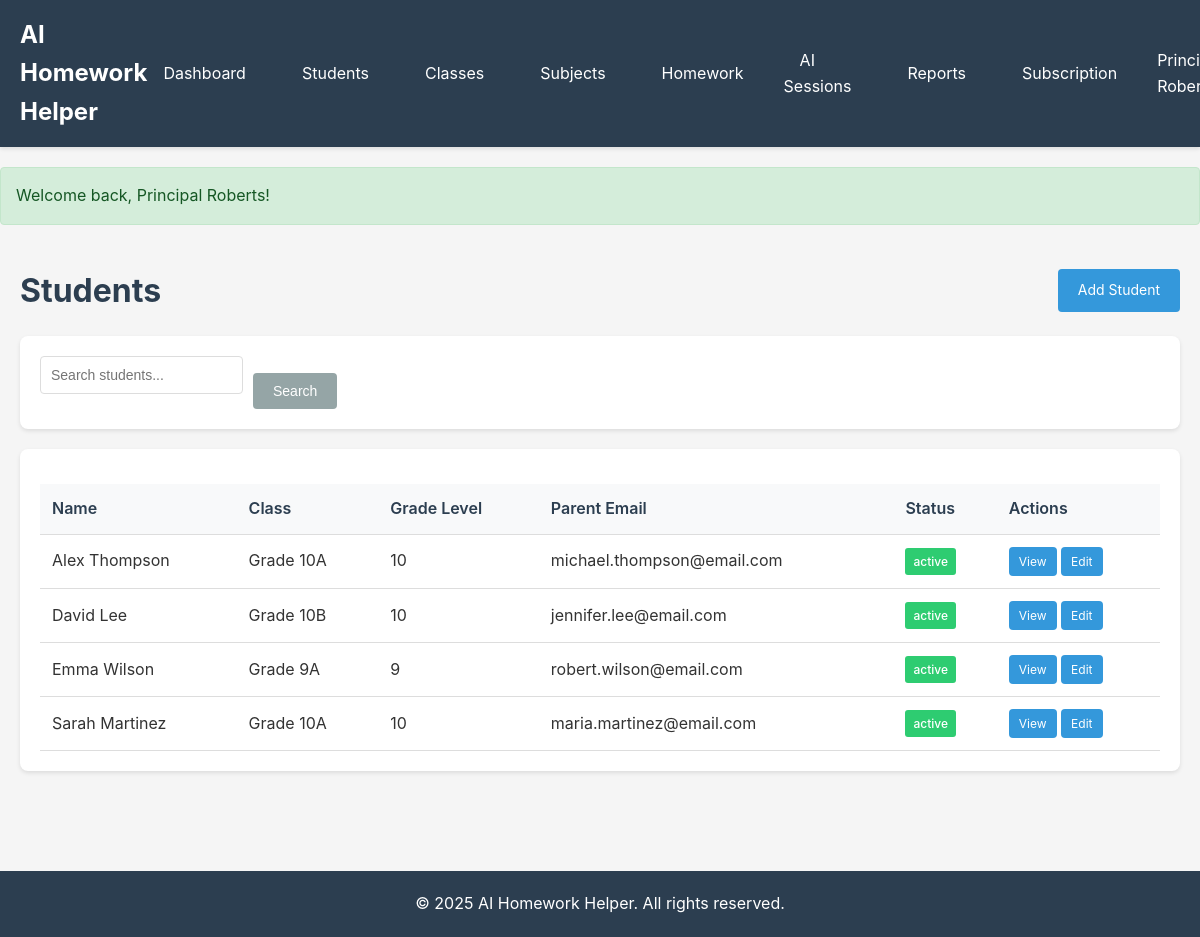
Page /students (signed in) on the committed database.
### tables this page shows
CREATE TABLE `students` (
  `id` INT(11) UNSIGNED NOT NULL AUTO_INCREMENT,
  `tenant_id` INT(11) UNSIGNED NOT NULL,
  `user_id` INT(11) UNSIGNED NULL,
  `class_id` INT(11) UNSIGNED NULL,
  `name` VARCHAR(255) NOT NULL,
  `email` VARCHAR(255) NULL,
  `grade_level` VARCHAR(50) NULL,
  `parent_name` VARCHAR(255) NULL,
  `parent_email` VARCHAR(255) NULL,
  `parent_phone` VARCHAR(50) NULL,
  `avatar` VARCHAR(255) NULL,
  `status` ENUM('active', 'inactive') NOT NULL DEFAULT 'active',
  `created_at` DATETIME NOT NULL DEFAULT CURRENT_TIMESTAMP,
  `updated_at` DATETIME NULL ON UPDATE CURRENT_TIMESTAMP,
  PRIMARY KEY (`id`),
  KEY `tenant_id` (`tenant_id`),
  KEY `user_id` (`user_id`),
  KEY `class_id` (`class_id`),
  KEY `status` (`status`),
  FOREIGN KEY (`tenant_id`) REFERENCES `tenants` (`id`) ON DELETE CASCADE,
  FOREIGN KEY (`user_id`) REFERENCES `users` (`id`) ON DELETE SET NULL,
  FOREIGN KEY (`class_id`) REFERENCES `classes` (`id`) ON DELETE SET NULL
);

CREATE TABLE `classes` (
  `id` INT(11) UNSIGNED NOT NULL AUTO_INCREMENT,
  `tenant_id` INT(11) UNSIGNED NOT NULL,
  `name` VARCHAR(255) NOT NULL,
  `grade_level` VARCHAR(50) NULL,
  `description` TEXT NULL,
  `status` ENUM('active', 'archived') NOT NULL DEFAULT 'active',
  `created_at` DATETIME NOT NULL DEFAULT CURRENT_TIMESTAMP,
  `updated_at` DATETIME NULL ON UPDATE CURRENT_TIMESTAMP,
  PRIMARY KEY (`id`),
  KEY `tenant_id` (`tenant_id`),
  KEY `status` (`status`),
  FOREIGN KEY (`tenant_id`) REFERENCES `tenants` (`id`) ON DELETE CASCADE
);

### app/controllers/StudentController.php (called while the page is built, shortened)
<?php
class StudentController extends Controller
{
    public function index()
    {
        $studentModel = $this->model('Student');
        $page = max(1, (int) $this->get('page', 1));
        $perPage = 20;
        $search = $this->get('search', '');
        $students = $studentModel->getWithPagination($perPage, ($page - 1) * $perPage, $search);
        $totalStudents = $search ? count($students) : $studentModel->count();
        $paginator = new Paginator($totalStudents, $perPage, $page);
        $data = [
            'students' => $students,
            'paginator' => $paginator,
            'search' => $search,
        ];
        $this->view('students/index', $data);
    }
}

### app/core/Router.php (called while the page is built, shortened)
<?php
class Router
{
    private $routes = [];
    private $method = 'index';
    private $params = [];
    public function add($method, $uri, $controller, $action)
    {
        $this->routes[] = [
            'method' => strtoupper($method),
            'uri' => $uri,
            'controller' => $controller,
            'action' => $action
        ];
    }
    public function dispatch()
    {
        $requestUri = $this->getUri();
        $requestMethod = $_SERVER['REQUEST_METHOD'];
        foreach ($this->routes as $route) {
            $pattern = $this->convertUriToRegex($route['uri']);
            if ($route['method'] === $requestMethod && preg_match($pattern, $requestUri, $matches)) {
                array_shift($matches);
                $this->method = $route['action'];
                $this->params = $matches;
                break;
            }
        }
        $this->execute();
    }
    private function execute()
    {
        $controllerInstance = new $this->controller();
        call_user_func_array([$controllerInstance, $this->method], $this->params);
    }
    private function getUri()
    {
        $uri = $_SERVER['REQUEST_URI'] ?? '/';
        $uri = strtok($uri, '?');
        return '/' . trim($uri, '/');
    }
    private function convertUriToRegex($uri)
    {
        $pattern = preg_replace('/\{([a-zA-Z0-9_]+)\}/', '([^/]+)', $uri);
        return '#^' . $pattern . '$#';
    }
}

### app/core/App.php (called while the page is built, shortened)
<?php
class App
{
    private $router;
    public function __construct()
    {
        $this->router = new Router();
    }
    public function run()
    {
        $this->router->dispatch();
    }
    private function loadRoutes()
    {
        $this->router->add('GET', '/', 'HomeController', 'index');
        $this->router->add('GET', '/login', 'AuthController', 'login');
        $this->router->add('POST', '/login', 'AuthController', 'loginPost');
        $this->router->add('GET', '/logout', 'AuthController', 'logout');
        $this->router->add('GET', '/register', 'AuthController', 'register');
        $this->router->add('POST', '/register', 'AuthController', 'registerPost');
        $this->router->add('GET', '/dashboard', 'DashboardController', 'index');
        $this->router->add('GET', '/students', 'StudentController', 'index');
        $this->router->add('GET', '/students/create', 'StudentController', 'create');
        $this->router->add('POST', '/students/create', 'StudentController', 'store');
        $this->router->add('GET', '/students/{id}', 'StudentController', 'show');
        $this->router->add('GET', '/students/{id}/edit', 'StudentController', 'edit');
        $this->router->add('POST', '/students/{id}/edit', 'StudentController', 'update');
        $this->router->add('POST', '/students/{id}/delete', 'StudentController', 'delete');
        $this->router->add('GET', '/teachers', 'TeacherController', 'index');
        $this->router->add('GET', '/teachers/create', 'TeacherController', 'create');
        $this->router->add('POST', '/teachers/create', 'TeacherController', 'store');
        $this->router->add('GET', '/teachers/{id}/edit', 'TeacherController', 'edit');
        $this->router->add('POST', '/teachers/{id}/edit', 'TeacherController', 'update');
        $this->router->add('POST', '/teachers/{id}/delete', 'TeacherController', 'delete');
        $this->router->add('GET', '/classes', 'ClassController', 'index');
        $this->router->add('GET', '/classes/create', 'ClassController', 'create');
        $this->router->add('POST', '/classes/create', 'ClassController', 'store');
        $this->router->add('GET', '/classes/{id}/edit', 'ClassController', 'edit');
        $this->router->add('POST', '/classes/{id}/edit', 'ClassController', 'update');
        $this->router->add('POST', '/classes/{id}/delete', 'ClassController', 'delete');
        $this->router->add('GET', '/subjects', 'SubjectController', 'index');
        $this->router->add('GET', '/subjects/create', 'SubjectController', 'create');
        $this->router->add('POST', '/subjects/create', 'SubjectController', 'store');
        $this->router->add('GET', '/subjects/{id}/edit', 'SubjectController', 'edit');
        $this->router->add('POST', '/subjects/{id}/edit', 'SubjectController', 'update');
        $this->router->add('POST', '/subjects/{id}/delete', 'SubjectController', 'delete');
        $this->router->add('GET', '/homework', 'HomeworkController', 'index');
        $this->router->add('GET', '/homework/create', 'HomeworkController', 'create');
        $this->router->add('POST', '/homework/create', 'HomeworkController', 'store');
        $this->router->add('GET', '/homework/{id}', 'HomeworkController', 'show');
        $this->router->add('POST', '/homework/{id}/ask-ai', 'HomeworkController', 'askAi');
        $this->router->add('POST', '/homework/{id}/status', 'HomeworkController', 'updateStatus');
        $this->router->add('POST', '/homework/{id}/delete', 'HomeworkController', 'delete');
        $this->router->add('GET', '/ai/sessions', 'AiController', 'sessions');
        $this->router->add('GET', '/ai/quiz/generate', 'AiController', 'generateQuiz');
        $this->router->add('POST', '/ai/quiz/generate', 'AiController', 'generateQuizPost');
        $this->router->add('GET', '/ai/quiz/{id}', 'AiController', 'showQuiz');
        $this->router->add('POST', '/ai/quiz/{id}/submit', 'AiController', 'submitQuiz');
        $this->router->add('GET', '/admin/subscription', 'SubscriptionController', 'index');
        $this->router->add('GET', '/admin/plans', 'SubscriptionController', 'plans');
        $this->router->add('POST', '/admin/subscription/change', 'SubscriptionController', 'changePlan');
        $this->router->add('GET', '/admin/billing', 'SubscriptionController', 'billing');
        $this->router->add('POST', '/admin/payment/simulate', 'SubscriptionController', 'simulatePayment');
        $this->router->add('GET', '/admin/tenants', 'TenantController', 'index');
        $this->router->add('GET', '/admin/tenants/create', 'TenantController', 'create');
        $this->router->add('POST', '/admin/tenants/create', 'TenantController', 'store');
        $this->router->add('GET', '/admin/tenants/{id}/edit', 'TenantController', 'edit');
        $this->router->add('POST', '/admin/tenants/{id}/edit', 'TenantController', 'update');
        $this->router->add('GET', '/admin/users', 'UserController', 'index');
        $this->router->add('GET', '/admin/users/create', 'UserController', 'create');
        $this->router->add('POST', '/admin/users/create', 'UserController', 'store');
        $this->router->add('GET', '/admin/users/{id}/edit', 'UserController', 'edit');
        $this->router->add('POST', '/admin/users/{id}/edit', 'UserController', 'update');
        $this->router->add('POST', '/admin/users/{id}/delete', 'UserController', 'delete');
        $this->router->add('GET', '/reports/homework', 'ReportController', 'homework');
        $this->router->add('GET', '/reports/performance', 'ReportController', 'performance');
        $this->router->add('GET', '/reports/usage', 'ReportController', 'usage');
        $this->router->add('POST', '/api/v1/homework/create', 'ApiController', 'createHomework');
        $this->router->add('GET', '/api/v1/homework/{id}', 'ApiController', 'getHomework');
    }
}

### public/index.php (called while the page is built, shortened)
<?php
require_once __DIR__ . '/../app/core/Database.php';
require_once __DIR__ . '/../app/core/Router.php';
require_once __DIR__ . '/../app/core/Controller.php';
require_once __DIR__ . '/../app/core/Model.php';
require_once __DIR__ . '/../app/core/App.php';
$app = new App();
$app->run();

### app/core/Database.php (called while the page is built, shortened)
<?php
class Database
{
    private static $instance = null;
    private $connection;
    private $host;
    private $dbname;
    private $username;
    private $password;
    private $charset;
    private function __construct()
    {
        $this->host = $_ENV['DB_HOST'] ?? 'localhost';
        $this->dbname = $_ENV['DB_NAME'] ?? 'ai_homework_helper';
        $this->username = $_ENV['DB_USER'] ?? 'root';
        $this->password = $_ENV['DB_PASS'] ?? '';
        $this->charset = 'utf8mb4';
    }
    public static function getInstance()
    {
        if (self::$instance === null) {
            self::$instance = new self();
        }
        return self::$instance;
    }
    private function connect()
    {
        $dsn = "mysql:host={$this->host};dbname={$this->dbname};charset={$this->charset}";
        $options = [
            PDO::ATTR_ERRMODE => PDO::ERRMODE_EXCEPTION,
            PDO::ATTR_DEFAULT_FETCH_MODE => PDO::FETCH_ASSOC,
            PDO::ATTR_EMULATE_PREPARES => false,
        ];
        try {
            $this->connection = new PDO($dsn, $this->username, $this->password, $options);
        } catch (PDOException $e) {
            die("Database connection failed: " . $e->getMessage());
        }
    }
    public function getConnection()
    {
        return $this->connection;
    }
}

### app/core/Model.php (called while the page is built, shortened)
<?php
class Model
{
    public function __construct()
    {
        $this->db = Database::getInstance()->getConnection();
    }
}

### app/models/Student.php (called while the page is built, shortened)
<?php
class Student extends Model
{
    protected $table = 'students';
    public function getWithPagination($limit = 20, $offset = 0, $search = '')
    {
        $sql = "SELECT s.*, c.name as class_name
                FROM {$this->table} s
                LEFT JOIN classes c ON s.class_id = c.id
                WHERE s.tenant_id = :tenant_id";
        $sql .= " ORDER BY s.name ASC LIMIT :limit OFFSET :offset";
        $stmt = $this->db->prepare($sql);
        $stmt->bindValue(':tenant_id', $_SESSION['tenant_id'], PDO::PARAM_INT);
        $stmt->bindValue(':limit', $limit, PDO::PARAM_INT);
        $stmt->bindValue(':offset', $offset, PDO::PARAM_INT);
        $stmt->execute();
        return $stmt->fetchAll();
    }
}

### app/views/students/index.php (the view, shortened to what this page needs)
<?php require __DIR__ . '/../layouts/header.php'; ?>
<div class="container">
    <div class="page-header">
        <h1>Students</h1>
        <a href="/students/create" class="btn btn-primary">Add Student</a>
    </div>
    <div class="card">
        <form method="GET" action="/students">
            <div class="form-row">
                <div class="form-group">
                    <input type="text" name="search" class="form-control" placeholder="Search students..." value="<?php echo htmlspecialchars($search); ?>">
                </div>
                <button type="submit" class="btn btn-secondary">Search</button>
            </div>
        </form>
    </div>
    <div class="card">
        <?php if (!empty($students)): ?>
            <table class="table">
                <thead>
                    <tr>
                        <th>Name</th>
                        <th>Class</th>
                        <th>Grade Level</th>
                        <th>Parent Email</th>
                        <th>Status</th>
                        <th>Actions</th>
                    </tr>
                </thead>
                <tbody>
                    <?php foreach ($students as $student): ?>
                        <tr>
                            <td><?php echo htmlspecialchars($student['name']); ?></td>
                            <td><?php echo htmlspecialchars($student['class_name'] ?? '-'); ?></td>
                            <td><?php echo htmlspecialchars($student['grade_level'] ?? '-'); ?></td>
                            <td><?php echo htmlspecialchars($student['parent_email'] ?? '-'); ?></td>
                            <td><span class="badge badge-<?php echo $student['status']; ?>"><?php echo $student['status']; ?></span></td>
                            <td>
                                <a href="/students/<?php echo $student['id']; ?>" class="btn btn-sm">View</a>
                                <a href="/students/<?php echo $student['id']; ?>/edit" class="btn btn-sm">Edit</a>
                            </td>
                        </tr>
                    <?php endforeach; ?>
                </tbody>
            </table>
        <?php else: ?>
            <p>No students found.</p>
        <?php endif; ?>
    </div>
</div>
<?php require __DIR__ . '/../layouts/footer.php'; ?>

### public/css/style.css (style rules this page uses)
* { margin: 0; padding: 0; box-sizing: border-box; }
body { font-family: -apple-system, BlinkMacSystemFont, 'Segoe UI', Roboto, 'Helvetica Neue', Arial, sans-serif; line-height: 1.6; color: #333; background-color: #f5f5f5; }
.container { max-width: 1200px; margin: 0 auto; padding: 20px; }
.card { background-color: #fff; border-radius: 8px; padding: 20px; margin-bottom: 20px; box-shadow: 0 2px 4px rgba(0,0,0,0.1); }
.form-group { margin-bottom: 15px; }
.form-control { width: 100%; padding: 10px; border: 1px solid #ddd; border-radius: 4px; font-size: 14px; }
.form-row { display: flex; gap: 10px; align-items: flex-end; }
.btn { display: inline-block; padding: 10px 20px; background-color: #3498db; color: #fff; text-decoration: none; border: none; border-radius: 4px; cursor: pointer; font-size: 14px; transition: background-color 0.3s; }
.btn-primary { background-color: #3498db; }
.btn-secondary { background-color: #95a5a6; }
.btn-sm { padding: 5px 10px; font-size: 12px; }
.table { width: 100%; border-collapse: collapse; margin-top: 15px; }
.table th, .table td { padding: 12px; text-align: left; border-bottom: 1px solid #ddd; }
.table th { background-color: #f8f9fa; font-weight: 600; color: #2c3e50; }
.badge { display: inline-block; padding: 4px 8px; border-radius: 3px; font-size: 12px; font-weight: 500; }
.badge-success, .badge-active { background-color: #2ecc71; color: #fff; }
.page-header { display: flex; justify-content: space-between; align-items: center; margin-bottom: 20px; }
.page-header h1 { color: #2c3e50; }

### rows in the picture
students: name "Alex Thompson", class.name "Grade 10A", grade_level "10", parent_email "michael.thompson@email.com", status "active"
students: name "David Lee", class.name "Grade 10B", grade_level "10", parent_email "jennifer.lee@email.com", status "active"
students: name "Emma Wilson", class.name "Grade 9A", grade_level "9", parent_email "robert.wilson@email.com", status "active"
students: name "Sarah Martinez", class.name "Grade 10A", grade_level "10", parent_email "maria.martinez@email.com", status "active"

### other values in the picture
$message "Welcome back, Principal Roberts!"
